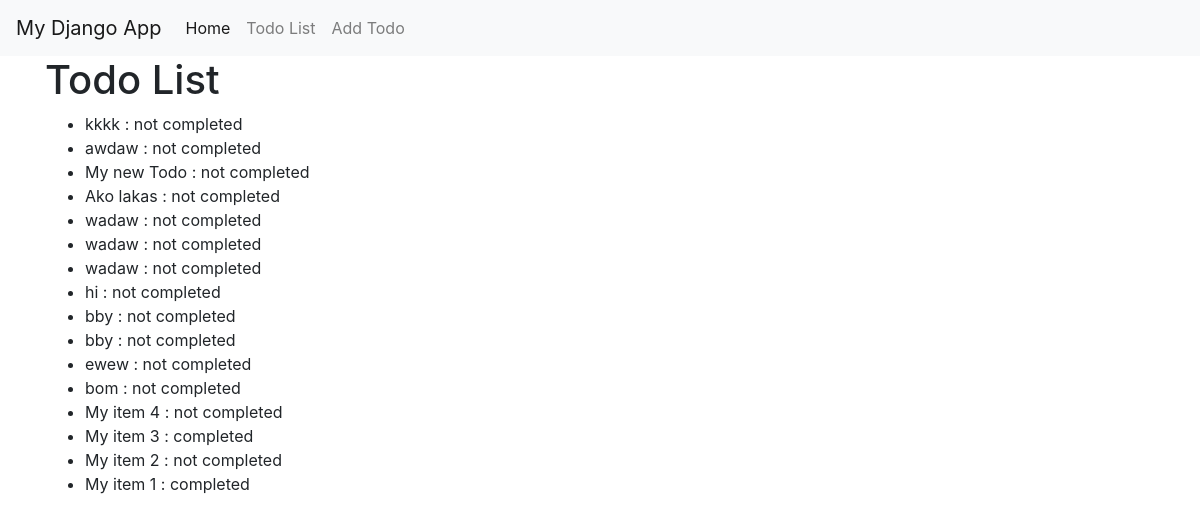
/todo/, run on the app's committed database.
### MyCrud/models.py (models this page shows)
class TodoItem(models.Model):
    title = models.CharField(max_length=200)
    completed = models.BooleanField(default=False)

### MyCrud/views.py (the view)
# urls.py: path("todo/", views.show_todo_items, name="show_todo_items"), # map the show_todo_items view to the /todo/ URL
def show_todo_items(request):
    list = TodoItem.objects.all()  # Get all TodoItem objects from the database
    list = list.order_by("-id")  # Order the TodoItem objects by their ID in descending order
    return render(request, "todo_list.html", {"todos" : list}) # Render the todo_list.html template with the list of TodoItem objects

### MyCrud/templates/todo_list.html (shortened to what this page needs)
{% extends "base.html" %}
{% block content %}
<h1> Todo List </h1>
<ul>
    {% for todo in todos %}
    <li>
        {{todo.title}} : {% if todo.completed %} completed {% else %} not completed {% endif %}
    </li>
    {% endfor %}
</ul>
{% endblock %}

### data on the page
TodoItem: title "kkkk", completed "not completed"
TodoItem: title "awdaw", completed "not completed"
TodoItem: title "My new Todo", completed "not completed"
TodoItem: title "Ako lakas", completed "not completed"
TodoItem: title "wadaw", completed "not completed"
TodoItem: title "wadaw", completed "not completed"
TodoItem: title "wadaw", completed "not completed"
TodoItem: title "hi", completed "not completed"
TodoItem: title "bby", completed "not completed"
TodoItem: title "bby", completed "not completed"
TodoItem: title "ewew", completed "not completed"
TodoItem: title "bom", completed "not completed"
TodoItem: title "My item 4", completed "not completed"
TodoItem: title "My item 3", completed "completed"
TodoItem: title "My item 2", completed "not completed"
TodoItem: title "My item 1", completed "completed"
